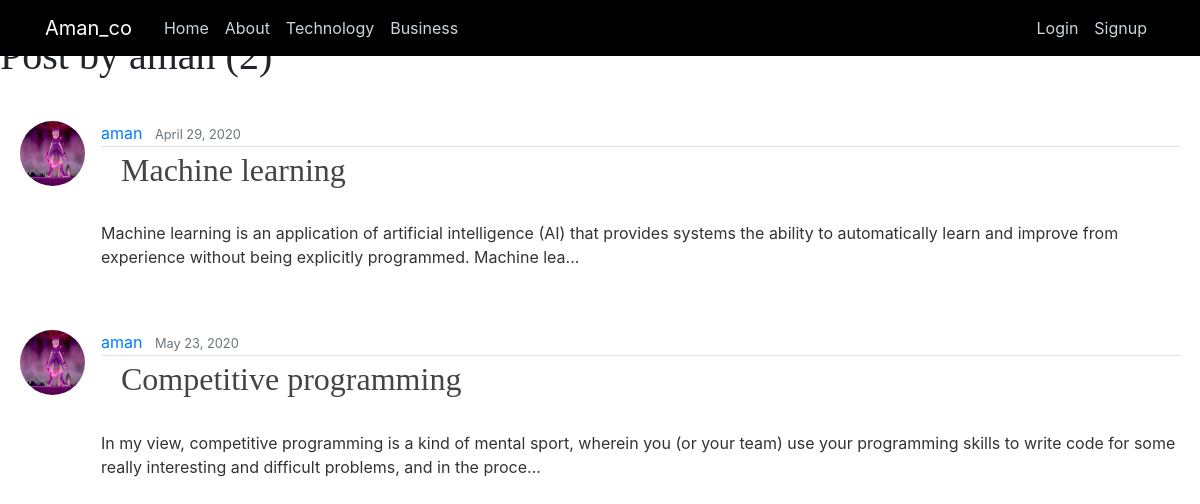
Before: /articles/user/aman with the older database file.
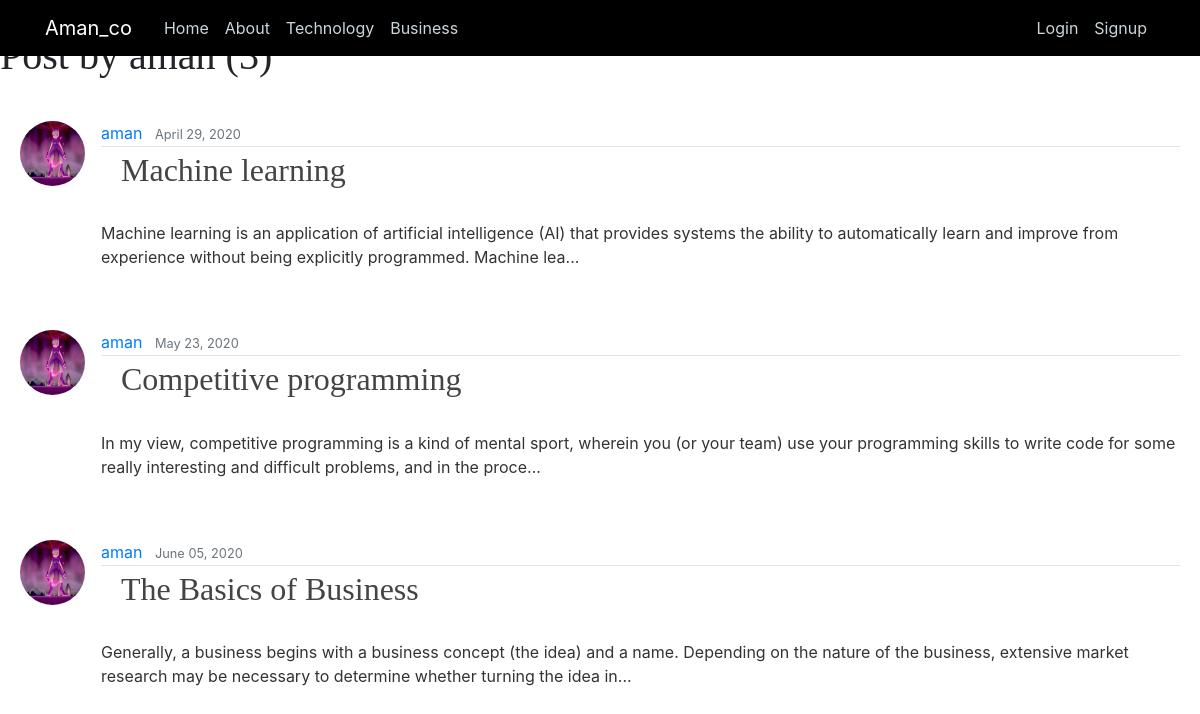
After: the same page with the newer database file.
### articles/models.py (models this page shows, shortened)
class Article(models.Model):
    title = models.CharField(max_length=100)
    body = models.TextField()
    date = models.DateTimeField(auto_now_add=True)
    thumbnail = models.ImageField(default='download.png', upload_to='article_thumbnail')
    author = models.ForeignKey(User, on_delete=models.CASCADE, default=None)
    Slug = models.SlugField(max_length=200, unique=True, default='article.details')
    MainTopic = models.CharField(max_length=100, default='Technology')
    def snippet(self):
        return self.body[:200] + "..."

### accounts/models.py (models this page shows, shortened)
class Profile(models.Model):
    user = models.OneToOneField(User, on_delete=models.CASCADE)
    image = models.ImageField(default='download.png', upload_to='profile_pics')
    location = models.CharField(max_length=100, default='New Delhi')
    address = models.TextField(default='New Delhi')

### articles/views.py (the view)
# urls.py: path('user/<str:username>', UserPostListView.as_view(), name="userpost"),
class UserPostListView(ListView):
    model = Article
    template_name = 'articles/user_article_page.html'
    context_object_name = 'articles'
    paginate_by = 5
    def get_queryset(self):
        user = get_object_or_404(User, username=self.kwargs.get('username'))
        return Article.objects.filter(author=user).order_by('date')

### articles/templates/articles/user_article_page.html
{%extends 'base_template.html'%}
{%block content%}
<h1 class = "mb-3">Post by {{view.kwargs.username}} ({{page_obj.paginator.count}})</h1>
        {% for article in articles %}
         <article class="media content-section">
             <img class="rounded-circle article-img" src = "{{article.author.profile.image.url}}">
         <div class="media-body">
             <div class="article-metadata">
                 <a class="mr-2" href="{%url 'articles:userpost' article.author.username%}">{{article.author.username}}</a>
                 <small class="text-muted">{{ article.date|date:"F d, Y"}}</small>
             </div>
            <h2><a class="article-title" href="{% url 'articles:detail' article.Slug %}">{{article.title}}</a> </h2>
             <p class = "article-content">
                 {{ article.snippet }}
             </p>
        </div>
        </article>
        {% endfor %}
{%endblock%}

Changed rows visible on the page:
added Article: author.profile.image (picture), author.username "aman", date "June 05, 2020", title "The Basics of Business", snippet "Generally, a business begins with a business concept (the idea) and a name. Depending on the nature of the business, extensive market research may be necessary to determine whether turning the idea in..."
